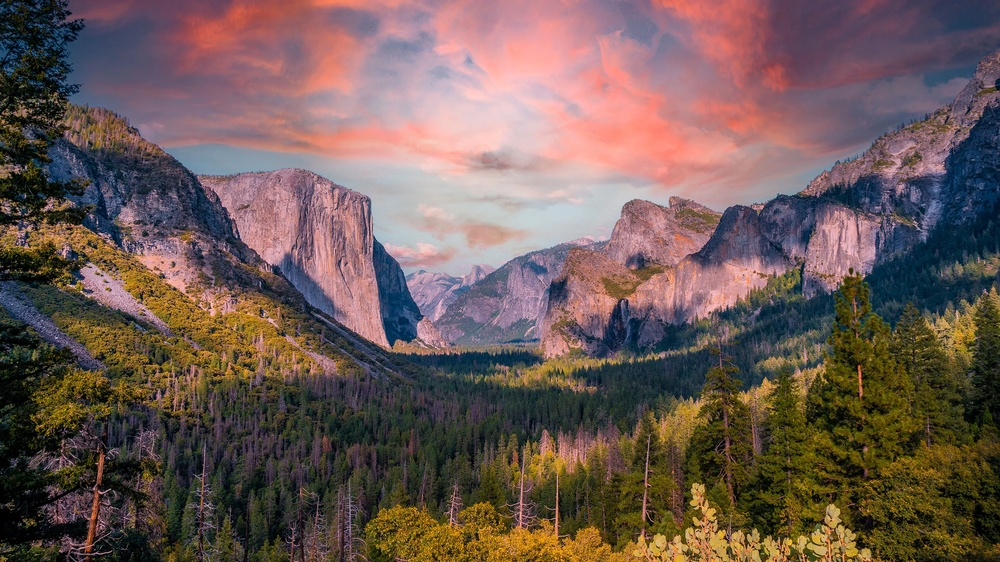
#> input picture Image Stitch/YO-TunnelView-sunset-redclouds_DP_2400.jpg, 1000 x 562 px, shrunk from 2400 x 1350 before the run
$ python -i lane_detection.py   (imports and definitions only)
#> lines starting #> are read from the running program, lines starting #| are printed output that depends on the picture; after the words box and inside, x2 and y2 are one past the last pixel; in counts of white or black regions, pixels touching at a corner belong together
import matplotlib.pyplot as plt
import matplotlib.image as mpimg
import numpy as np
import cv2


def grayscale(img):
  return cv2.cvtColor(img, cv2.COLOR_BGR2GRAY)

def canny(img, low_threshold=50, high_threshold=200):
  return cv2.Canny(img, low_threshold, high_threshold)

def gaussian_blur(img, kernel_size=5):
  return cv2.GaussianBlur(img, (kernel_size, kernel_size), 0)

def draw_lines(img, lines, color=[255, 0, 0], thickness=10):
    for line in lines:
        for x1,y1,x2,y2 in line:
            cv2.line(img, (x1, y1), (x2, y2), color, thickness)

def region_of_interest(img, vertices):
    mask = np.zeros_like(img)
    ignore_mask_color = 255
    cv2.fillPoly(mask, vertices, ignore_mask_color)
    masked_image = cv2.bitwise_and(img, mask)
    return masked_image

def slope_lines(image,lines):

    img = image.copy()
    poly_vertices = []
    order = [0,1,3,2]

    left_lines = [] #  / bu egimli cizgiler
    right_lines = [] #  \ bu egimli cizgiler
    for line in lines:
        for x1,y1,x2,y2 in line:

            if x1 == x2:
                pass #dikey cizgiler
            else:
                m = (y2 - y1) / (x2 - x1)
                c = y1 - m * x1

                if m < 0:
                    left_lines.append((m,c))
                elif m >= 0:
                    right_lines.append((m,c))

    left_line = np.mean(left_lines, axis=0)
    right_line = np.mean(right_lines, axis=0)

    #print(left_line, right_line)

    for slope, intercept in [left_line, right_line]:

        rows, cols = image.shape[:2]
        y1= int(rows) #image.shape[0]

        #y2 degeri: gercek height degerinin %60 ustu ya da y1 degerinin %60 altidir
        y2= int(rows*0.6) #int(0.6*y1)

        #Dogru denklemi y=mx +c bu sekilde de ifade edebiliriz x=(y-c)/m
        x1=int((y1-intercept)/slope)
        x2=int((y2-intercept)/slope)
        poly_vertices.append((x1, y1))
        poly_vertices.append((x2, y2))
        draw_lines(img, np.array([[[x1,y1,x2,y2]]]))
    """
    (x2left,y2left)=poly_vertices[1]
    (x2right,y2right)=poly_vertices[3]
    if (x2left>x2right):
        poly_vertices[1]=((x2left+x2right)//2,y2left*0,5)
        poly_vertices[3]=((x2left+x2right)//2,y2right*0,5)
    """
    poly_vertices = [poly_vertices[i] for i in order]
    cv2.fillPoly(img, pts = np.array([poly_vertices],'int32'), color = (0,170,120))
    return cv2.addWeighted(image,0.7,img,0.4,0.)

def hough_lines(img, rho, theta, threshold, min_line_len, max_line_gap):

    lines = cv2.HoughLinesP(img, rho, theta, threshold, np.array([]), minLineLength=min_line_len, maxLineGap=max_line_gap)
    line_img = np.zeros((img.shape[0], img.shape[1], 3), dtype=np.uint8)
    draw_lines(line_img, lines)
    line_img = slope_lines(line_img,lines)
    return line_img

def weighted_img(img, initial_img, a=0.1, b=1., c=0.):
    return cv2.addWeighted(initial_img, a, img,b, c)

def get_vertices(image):
    rows, cols = image.shape[:2]
    bottom_left  = [cols*0.15, rows*0.9]
    top_left     = [cols*0.45, rows*0.58]
    bottom_right = [cols*0.95, rows*0.9]
    top_right    = [cols*0.55, rows*0.58]

    ver = np.array([[bottom_left, top_left, top_right, bottom_right]], dtype=np.int32)
    return ver

def detectLines(image):

    #Grayscale
    gray_img = grayscale(image)
    #Gaussian Blur
    smoothed_img = gaussian_blur(img = gray_img, kernel_size = 5)
    #Canny Edge Detection
    canny_img = canny(img = smoothed_img, low_threshold = 180, high_threshold = 240)
    #Maskelenmis Resim elde et
    masked_img = region_of_interest(img = canny_img, vertices = get_vertices(image))
    #Cizgelere Hough Transform uygula
    houghed_lines = hough_lines(img = masked_img, rho = 1, theta = np.pi/180, threshold = 20, min_line_len = 20, max_line_gap = 180)
    #Kenarlara Cizgi Ciz
    output = weighted_img(img = houghed_lines, initial_img = image, a=0.8, b=1., c=0.)

    return output

>>> import cv2
>>> picture = cv2.imread('Image Stitch/YO-TunnelView-sunset-redclouds_DP_2400.jpg')
#> picture is the input picture: shape (562, 1000, 3); mean B, G, R 85.6, 90.9, 110.4
>>> result = detectLines(picture)
#> in canny, `return cv2.Canny(img, low_threshold, high_threshold)`:
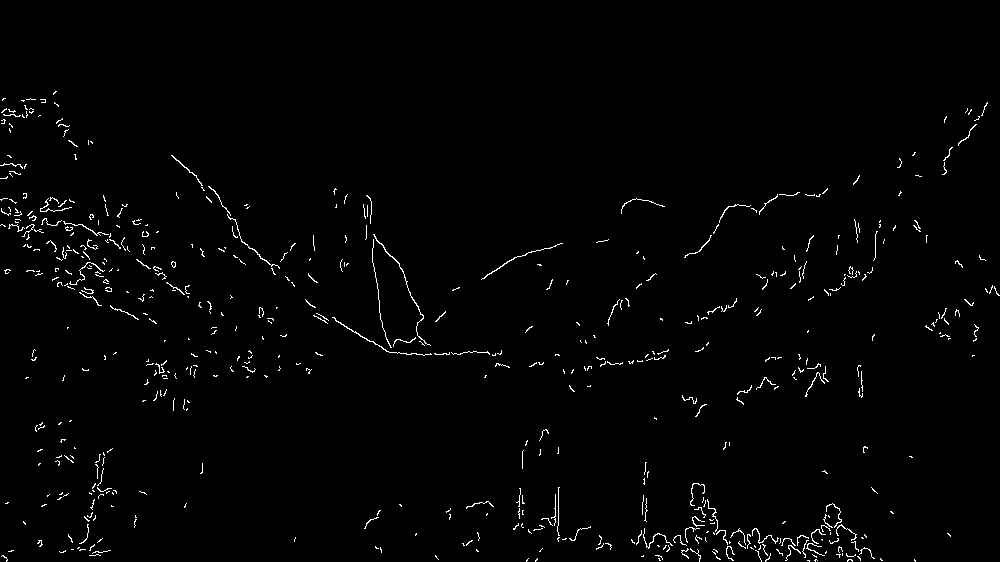
#> returned value: shape (562, 1000); 1.4% white in thin lines or dots, all inside (x1, y1, x2, y2) = (0, 91, 1000, 562)
#> in region_of_interest, `masked_image = cv2.bitwise_and(img, mask)`:
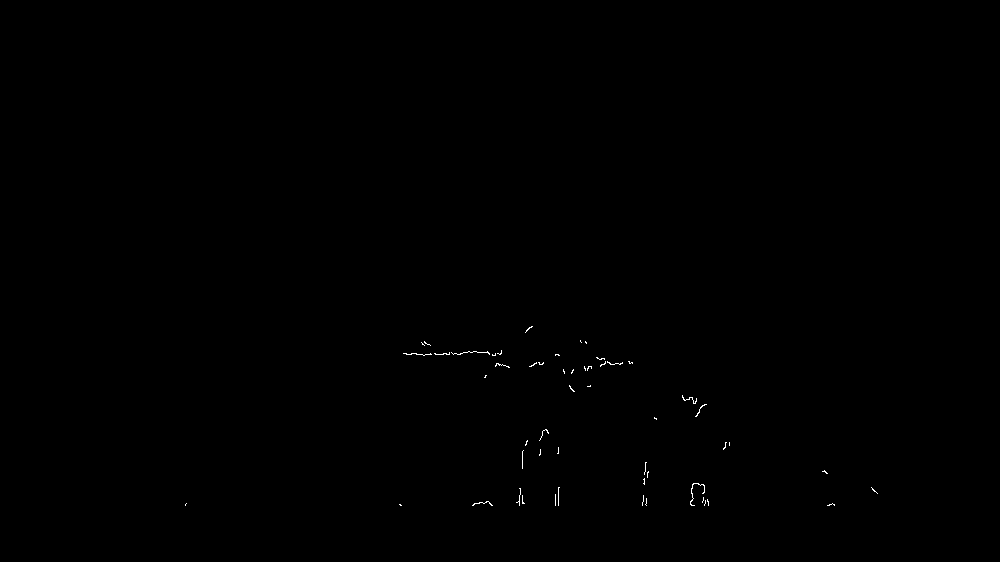
#> masked_image: shape (562, 1000); 0.12% white in thin lines or dots, all inside (x1, y1, x2, y2) = (185, 326, 878, 506)
#> in hough_lines, `lines = cv2.HoughLinesP(img, rho, theta, threshold, np.array([]), minL..`: lines = [[406, 354, 558, 354], [519, 505, 532, 326], [403, 353, 501, 352], [495, 365, 632, 363], [558, 505, 558, 355], [643, 501, 646, 462], [479, 502, 826, 472], [400, 505, 834, 505], [474, 503, 832, 503], [529, 328, 703, 405]]
#> the loop in draw_lines, `for line in lines:` made 10 passes
#> after the loop in draw_lines, `for line in lines:`:
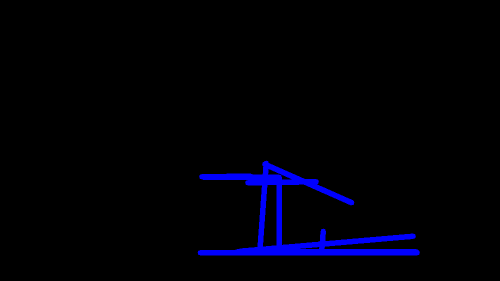
#> img: shape (562, 1000, 3) (shown at 1/2 size); mean of channels 0, 1, 2 7.9, 0, 0; drawn as B, G, R
#> the loop in slope_lines, `for line in lines:` made 10 passes
#> after the loop in slope_lines, `for line in lines:`: left_lines = [(-13.77, 7651.2), (-0.0102, 357.1), (-0.0146, 372.2), (-13, 8860), (-0.0865, 543.4)]; right_lines = [(0, 354), (0, 505), (0, 503), (0.443, 93.9)]
#> in slope_lines, `left_line = np.mean(left_lines, axis=0)`: left_line = [-5.38, 3556.8]
#> in slope_lines, `right_line = np.mean(right_lines, axis=0)`: right_line = [0.111, 364]
#> the loop in slope_lines, `for slope, intercept in [left_line, right_line]: ` made 2 passes
#> (slope, intercept, rows, cols, y1, y2, x1, x2) on passes 1 to 2: (-5.38, 3556.8, 562, 1000, 562, 337, 557, 598), (0.111, 364, 562, 1000, 562, 337, 1789, -243)
#> after the loop in slope_lines, `for slope, intercept in [left_line, right_line]:`:
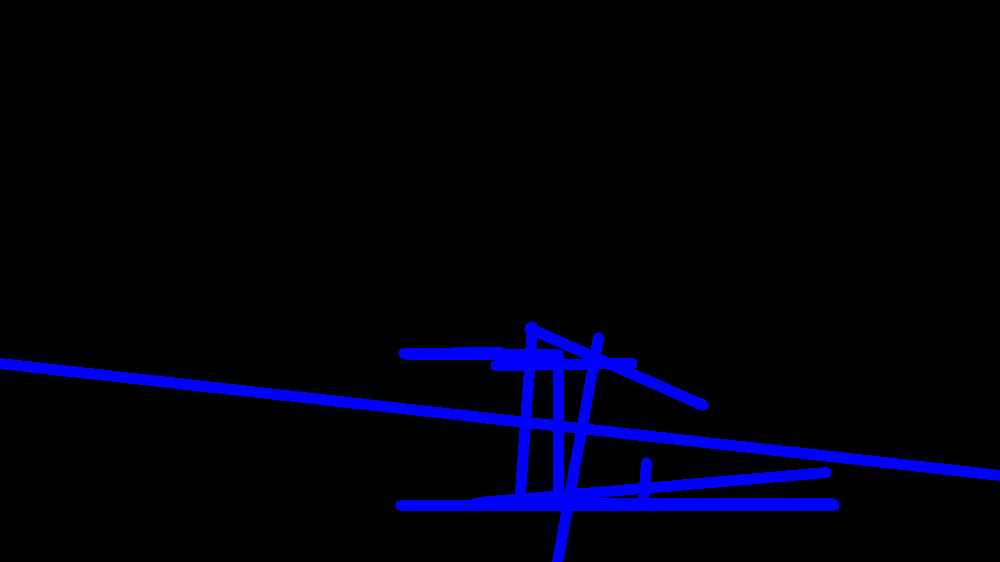
#> img: shape (562, 1000, 3); 2.28% of pixels changed, all inside (x1, y1, x2, y2) = (0, 332, 1000, 562); drawn as B, G, R
#> after the loop in slope_lines, `for slope, intercept in [left_line, right_line]:`: poly_vertices = [(557, 562), (598, 337), (1789, 562), (-243, 337)]
#> in slope_lines, `poly_vertices = [poly_vertices[i] for i in order]`: poly_vertices = [(557, 562), (598, 337), (-243, 337), (1789, 562)]
#> in slope_lines, `cv2.fillPoly(img, pts = np.array([poly_vertices],'int32'), color = (0,..`:
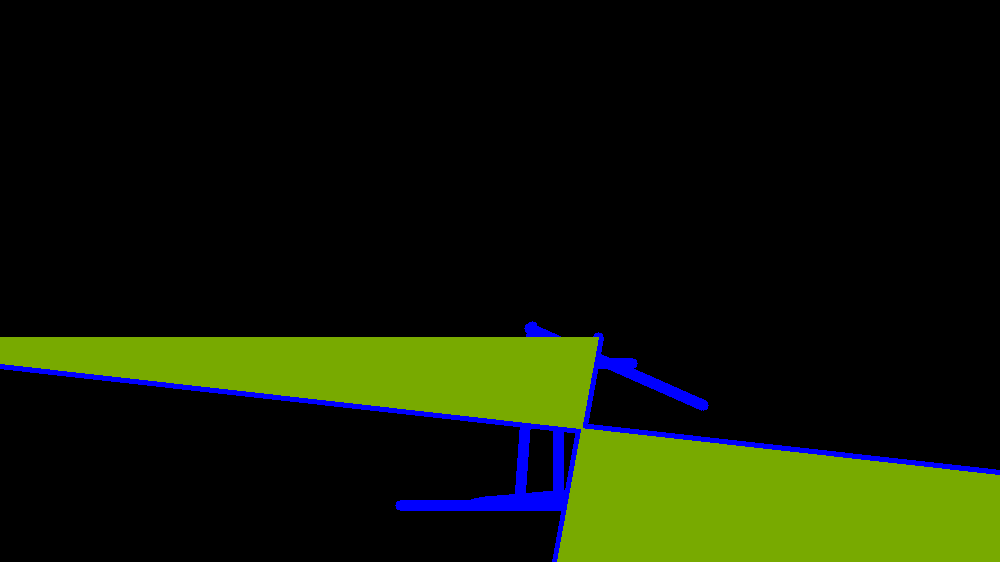
#> img: shape (562, 1000, 3); 14.83% of pixels changed, all inside (x1, y1, x2, y2) = (0, 337, 1000, 562); drawn as B, G, R
#> in weighted_img, `return cv2.addWeighted(initial_img, a, img,b, c)`:
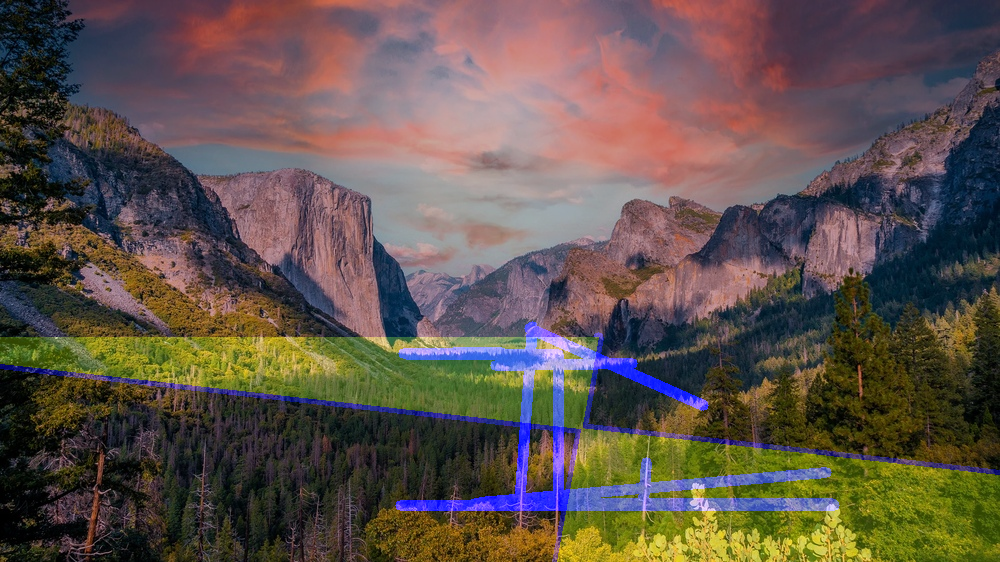
#> returned value: shape (562, 1000, 3); mean of channels 0, 1, 2 75.4, 82.8, 95.4; drawn as B, G, R

$ run again, on Image Stitch/main.jpg
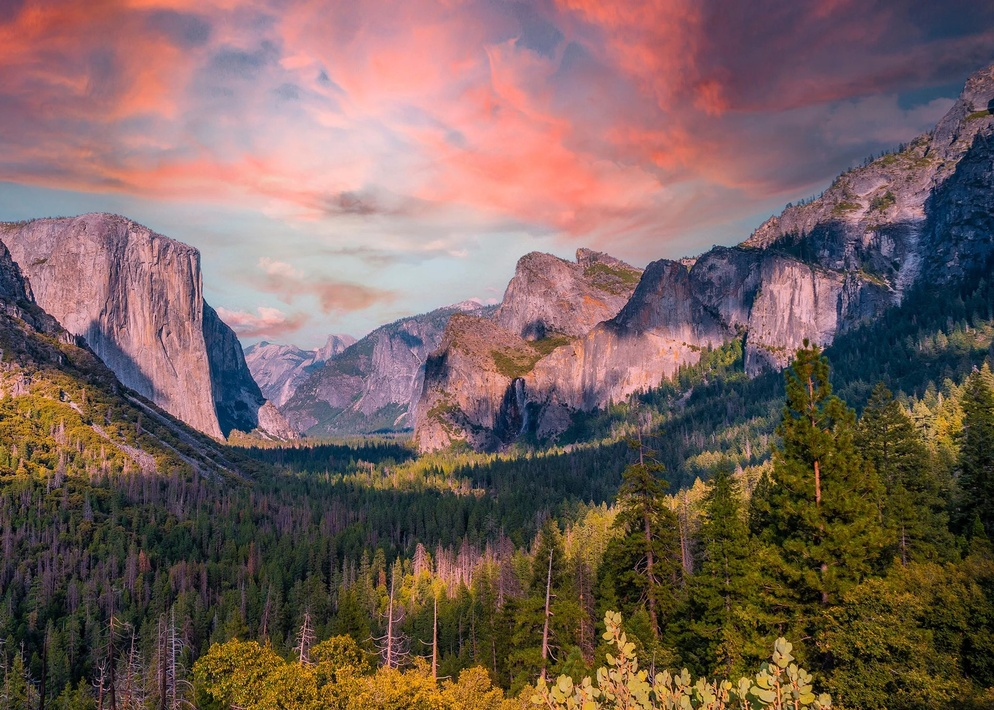
#> input picture Image Stitch/main.jpg, 994 x 710 px, shrunk from 1890 x 1349 before the run
#> picture is the input picture: shape (710, 994, 3); mean B, G, R 92.7, 98.2, 120.2
#> mask: shape (710, 994); 14.6% white; 1 white region, box (x1, y1, x2, y2) and area: (149, 411, 945, 640) 102712
#> masked_image: shape (710, 994); 0.15% white in thin lines or dots, all inside (x1, y1, x2, y2) = (235, 411, 842, 640)
#> lines = 13 rows, first 6: [436, 639, 436, 447], [543, 639, 557, 446], [437, 468, 570, 452], [391, 639, 391, 572], [437, 469, 569, 453], [235, 637, 784, 637]
#> the loop in draw_lines, `for line in lines:` made 13 passes
#> the loop in slope_lines, `for line in lines:` made 13 passes
#> after the loop in slope_lines, `for line in lines:`: left_lines = [(-13.79, 8124.6), (-0.12, 520.6), (-0.121, 522), (-0.2, 628.2), (-19.67, 8250), (-18.8, 10922.6)]; right_lines = [(0, 637), (0.532, 185.3), (0, 636), (0.424, 246), (0.754, -10.3)]
#> left_line = [-8.78, 4828]
#> right_line = [0.342, 338.8]
#> the loop in slope_lines, `for slope, intercept in [left_line, right_line]: ` made 2 passes
#> (slope, intercept, rows, cols, y1, y2, x1, x2) on passes 1 to 2: (-8.78, 4828, 710, 994, 710, 426, 468, 501), (0.342, 338.8, 710, 994, 710, 426, 1085, 254)
#> after the loop in slope_lines, `for slope, intercept in [left_line, right_line]:`:
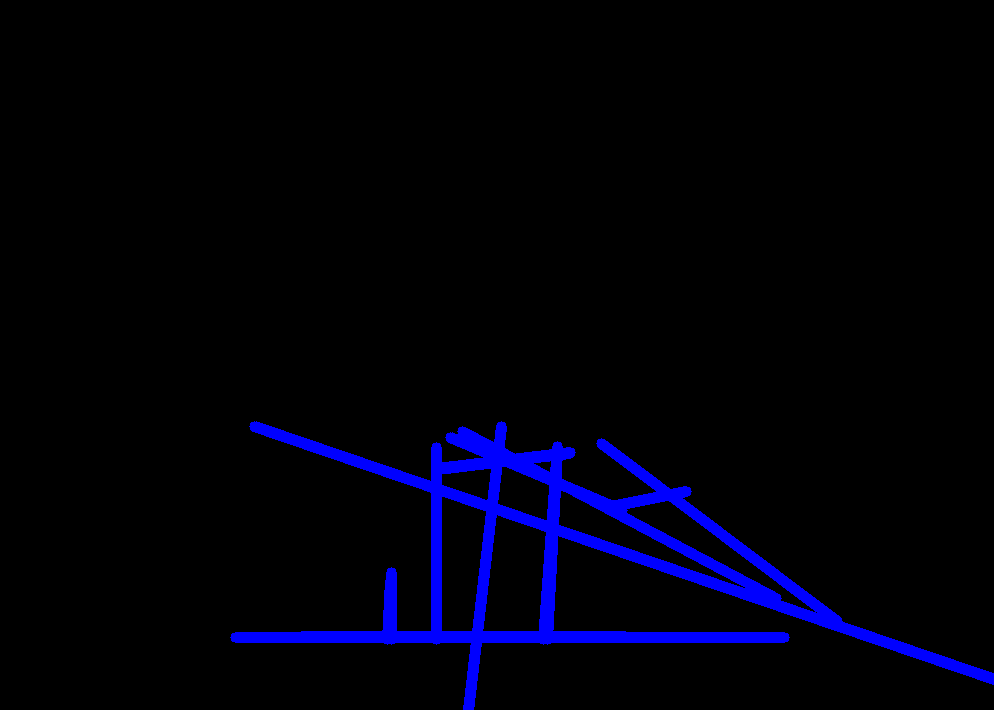
#> img: shape (710, 994, 3); mean of channels 0, 1, 2 11.7, 0, 0; drawn as B, G, R
#> after the loop in slope_lines, `for slope, intercept in [left_line, right_line]:`: poly_vertices = [(468, 710), (501, 426), (1085, 710), (254, 426)]
#> in slope_lines, `poly_vertices = [poly_vertices[i] for i in order]`: poly_vertices = [(468, 710), (501, 426), (254, 426), (1085, 710)]
#> in weighted_img, `return cv2.addWeighted(initial_img, a, img,b, c)`:
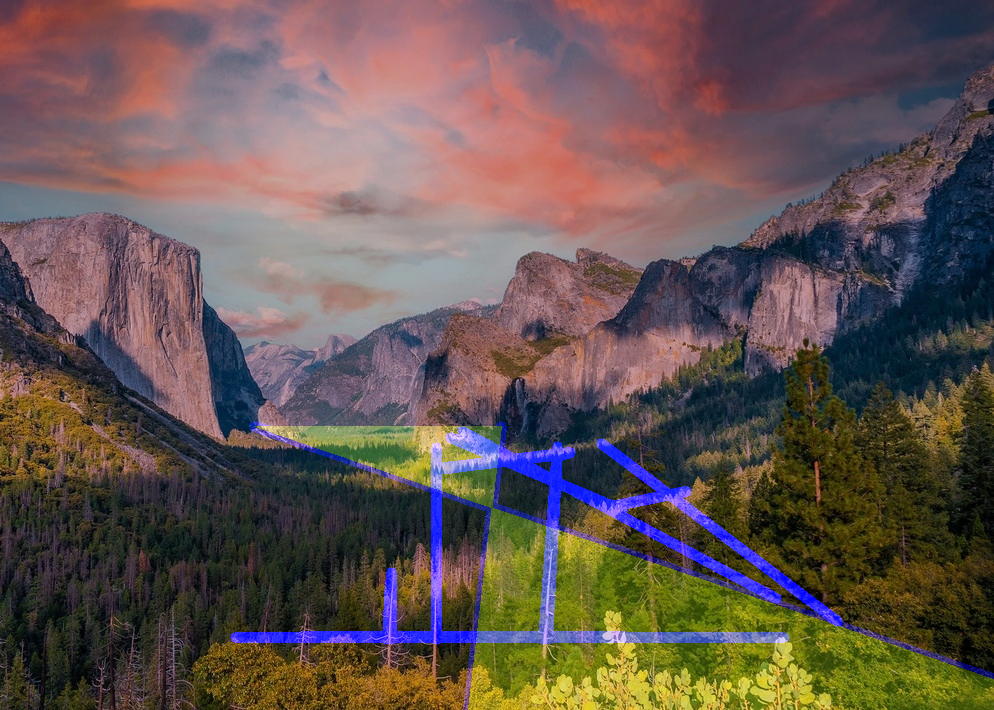
#> returned value: shape (710, 994, 3); mean of channels 0, 1, 2 81.1, 85.4, 101; drawn as B, G, R
